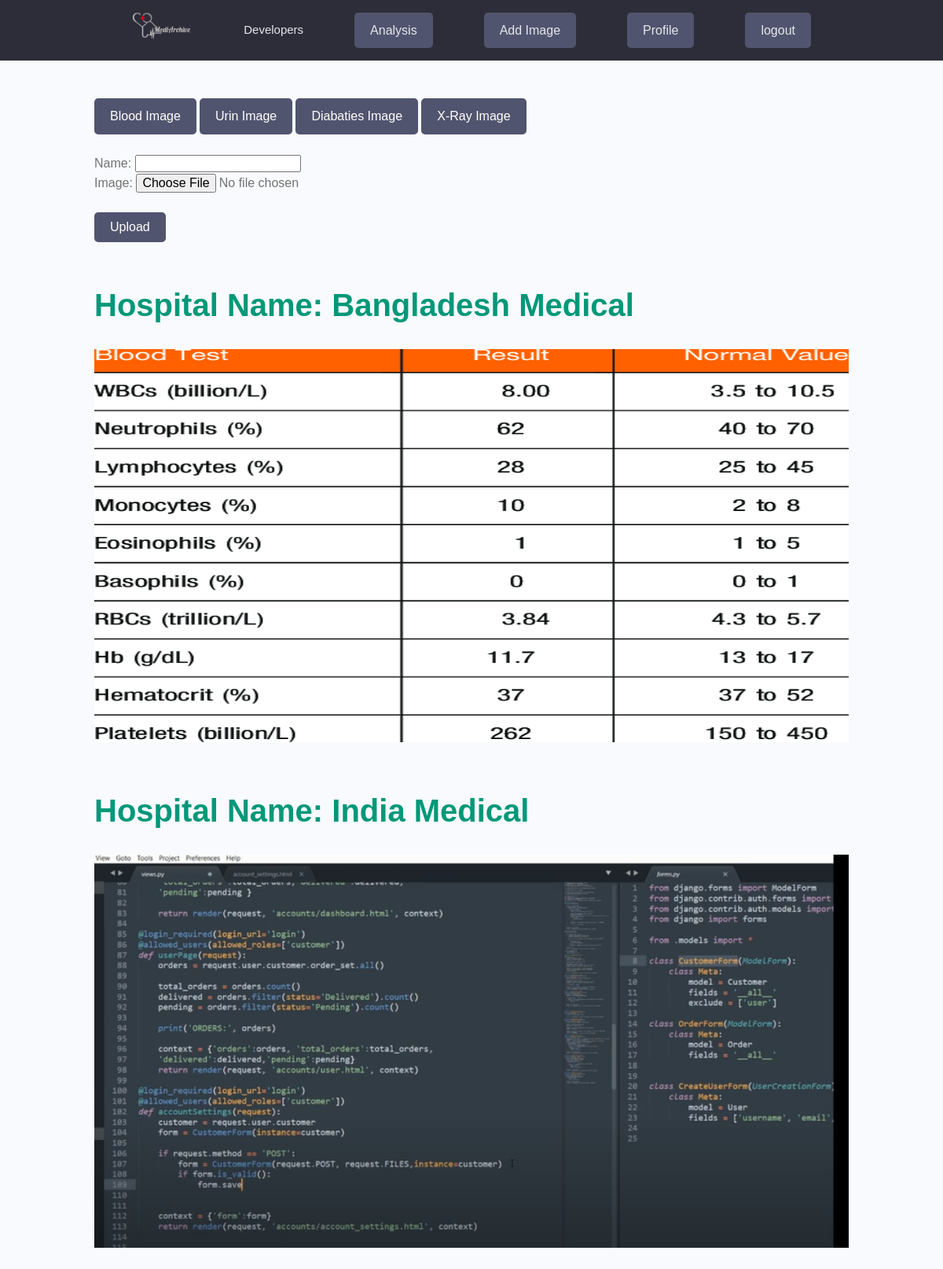
/bloodImage/ (signed in), run on the app's committed database.
### medical_report/models.py (models this page shows)
class Imageadd(models.Model):
    image_owner = models.ForeignKey(Profile,null=True,blank=True,on_delete=models.CASCADE)
    name = models.CharField(max_length=255, blank="True")
    image = models.ImageField(default='default.jpg',upload_to='blood/')
    date = models.DateTimeField(default=now)
    def __str__(self):
        return str(self.name)

### medical_report/views.py (the view)
# urls.py: path('bloodImage/',bloodImage,name='bloodImage'),
@login_required(login_url='login')
def bloodImage(request):
    profile = request.user.profile
    pr = profile.imageadd_set.all()
    print(pr)
    if request.method == 'POST':
        form = ImageAddForm(request.POST , request.FILES)
        if form.is_valid():
            instance = form.save(commit=False)
            instance.image_owner = request.user.profile
            instance.save()
            return redirect('bloodImage')
    else:
        form = ImageAddForm()
    return render(request, "medical_report/blood_image_add.html",{'form':form,'pr': pr})

### medical_report/forms.py
class ImageAddForm(forms.ModelForm):
    class Meta:
        model = Imageadd
        fields = ('name', 'image')

### medical_report/templates/medical_report/blood_image_add.html (shortened to what this page needs)
{% extends 'main.html' %}
{% load static %}
{% block content  %}
<div class="container">
    <br><br>
        <a href="{% url 'bloodImage' %}" class="btn btn--sub">Blood Image</a>
        <a href="{% url 'urinImage' %}" class="btn btn--sub">Urin Image</a>
        <a href="" class="btn btn--sub">Diabaties Image</a>
        <a href="" class="btn btn--sub">X-Ray Image</a>
    <br><br>
    <div class=" ">
        <form method = "post" enctype="multipart/form-data">
            {{ form.as_p  }}
            <br>
            <button type="submit" class="btn btn--sub">Upload</button>
        </form>
    </div>
    <br><br>
    <div class="">
        {% for p in pr %}
        <h5 class="hospital_name">Hospital Name: {{ p.name }} </h5>
        <br>
        <img src="{{ p.image.url }}" alt="This for image" height="500" width="450" />
        <br>
        <br>
        <br>
        {% endfor %}
    </div>
    <br><br>
</div>
{% endblock  %}

### static/styles/app.css (style rules this page uses)
:root { --color-sub: #2d2d39; }
.btn--sub { background-color: var(--color-sub-light); }
img { width: 100%; }

### static/styles/a.css (style rules this page uses)
* { font-family: sans-serif; }

### static/styles/b.css (style rules this page uses)
.hospital_name { font-weight: bold; color: #009879; font-size: 4rem }

### static/uikit/styles/modules/_variables.css (style rules this page uses)
:root { --color-main: #5aa5b9; --color-main-light: #e6faff; --color-sub: #3f4156; --color-sub-light: #51546e; --color-sub-lighter: #ededfd; --color-text: #737373; --color-gray: #8b8b8b; --color-light: #e5e7eb; --color-light-gray: #767676; --color-bg: #f8fafd; --color-white: #fffefd; --color-white-light: #f3f3f3; --color-success: #359e64; --color-success-bg: #def8e8; --color-error: #fc4b0b; --color-error-bg: #fff2ee; --font-base: 'Poppins', arial, helvetica, 'Segoe UI', roboto, ubuntu, sans-serif; --font-monospace: 'Fira Code', 'Courier New', courier, monospace; --font-regular: 300; --font-medium: 500; --font-bold: 700; --generic-shadow: 1px 1px 5px #00000010; --generic-transition: all 0.3s ease-in-out; }

### static/uikit/styles/modules/_base.css (style rules this page uses)
* { margin: 0; padding: 0; box-sizing: border-box; text-rendering: optimizeLegibility; color: inherit; font-size: inherit; }
html { font-size: 50%; }
@media only screen and (min-width: 480px) { html { font-size: 56.25%; } }
@media only screen and (min-width: 1200px) { html { font-size: 62.5%; } }
body { line-height: 1.6; font-weight: 400; font-size: 1.5rem; color: var(--color-text); background-color: var(--color-bg); min-height: 100vh; }

### static/uikit/styles/modules/_typography.css (style rules this page uses)
* { font-family: var(--font-base); }
h5 { font-size: 2.4rem; font-weight: var(--font-medium); }
h5, h6 { font-weight: var(--font-regular); }
p, span, strong { font-size: 1.6rem; color: var(--color-text); font-weight: var(--font-regular); }
a { padding-bottom: 2px; text-decoration: none; display: inline-block; color: var(--color-main); font-weight: var(--font-medium); }

### static/uikit/styles/modules/_utilities.css (style rules this page uses)
.container { width: 92%; max-width: 165rem; margin: 0 auto; box-sizing: border-box; }
@media screen and (min-width: 1000px) { .container { width: 90%; } }
@media screen and (min-width: 1200px) { .container { width: 80%; } }

### static/uikit/styles/modules/_button.css (style rules this page uses)
.btn { display: inline-block; position: relative; cursor: pointer; background-color: var(--color-light); font-weight: var(--font-medium); color: var(--color-sub); text-decoration: none; padding: 1rem 2rem; border-radius: 0.5rem; border: none; width: -webkit-fit-content; width: -moz-fit-content; width: fit-content; height: -webkit-fit-content; height: -moz-fit-content; height: fit-content; font-size: 1.6rem; outline-width: 0; outline-color: transparent; -webkit-backface-visibility: hidden; backface-visibility: hidden; transition: all 0.3s ease-in-out; }
.btn--sub { background-color: var(--color-sub); color: var(--color-white); }

### data on the page
Imageadd: name "Bangladesh Medical", image (picture)
Imageadd: name "India Medical", image (picture)
